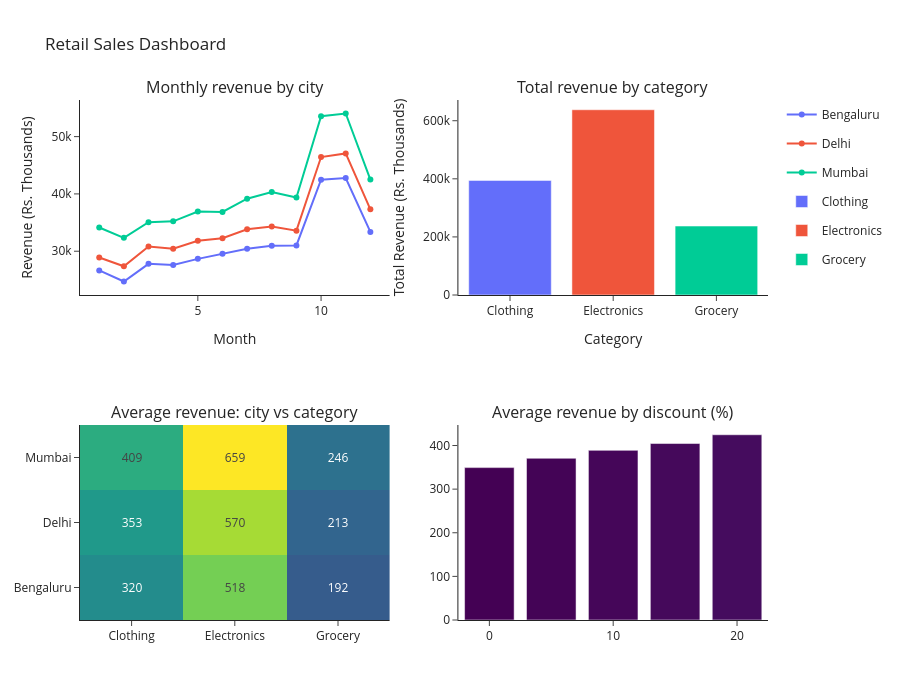

Notebook cell for this chart:
### Code cell
# task8
from plotly.subplots import make_subplots

dash = make_subplots(rows=2, cols=2, subplot_titles=(
    "Monthly revenue by city", "Total revenue by category",
    "Average revenue: city vs category", "Average revenue by discount (%)"))

for trace in fig_a.data: dash.add_trace(trace, row=1, col=1)
for trace in fig_b.data: dash.add_trace(trace, row=1, col=2)
for trace in fig_c.data: dash.add_trace(trace, row=2, col=1)
for trace in fig_d.data: dash.add_trace(trace, row=2, col=2)

dash.update_coloraxes(showscale=False)
dash.update_layout(height=700, title_text="Retail Sales Dashboard", template="simple_white")

# Axis titles with units
dash.update_xaxes(title_text="Month", row=1, col=1)
dash.update_yaxes(title_text="Revenue (Rs. Thousands)", row=1, col=1)
dash.update_xaxes(title_text="Category", row=1, col=2)
dash.update_yaxes(title_text="Total Revenue (Rs. Thousands)", row=1, col=2)

dash.write_html("sales_dashboard.html")
dash.show()

### Figure 1 — Plotly figure (JSON) as saved in the notebook; plotly's stock layout.template omitted (floating-point values rounded to 4 significant figures)
{"data": [{"hovertemplate": "City=Bengaluru<br>Month=%{x}<br>Revenue=%{y}<extra></extra>", "legendgroup": "Bengaluru", "line": {"color": "#636efa", "dash": "solid"}, "marker": {"symbol": "circle"}, "mode": "lines+markers", "name": "Bengaluru", "orientation": "v", "showlegend": true, "type": "scatter", "x": [1, 2, 3, 4, 5, 6, 7, 8, 9, 10, 11, 12], "xaxis": "x", "y": [26650.0, 24720.0, 27800.0, 27590.0, 28670.0, 29550.0, 30450.0, 30950.0, 31010.0, 42470.0, 42780.0, 33370.0], "yaxis": "y"}, {"hovertemplate": "City=Delhi<br>Month=%{x}<br>Revenue=%{y}<extra></extra>", "legendgroup": "Delhi", "line": {"color": "#EF553B", "dash": "solid"}, "marker": {"symbol": "circle"}, "mode": "lines+markers", "name": "Delhi", "orientation": "v", "showlegend": true, "type": "scatter", "x": [1, 2, 3, 4, 5, 6, 7, 8, 9, 10, 11, 12], "xaxis": "x", "y": [28900.0, 27380.0, 30830.0, 30420.0, 31810.0, 32280.0, 33830.0, 34330.0, 33600.0, 46440.0, 47070.0, 37310.0], "yaxis": "y"}, {"hovertemplate": "City=Mumbai<br>Month=%{x}<br>Revenue=%{y}<extra></extra>", "legendgroup": "Mumbai", "line": {"color": "#00cc96", "dash": "solid"}, "marker": {"symbol": "circle"}, "mode": "lines+markers", "name": "Mumbai", "orientation": "v", "showlegend": true, "type": "scatter", "x": [1, 2, 3, 4, 5, 6, 7, 8, 9, 10, 11, 12], "xaxis": "x", "y": [34140.0, 32340.0, 35050.0, 35220.0, 36930.0, 36850.0, 39160.0, 40330.0, 39380.0, 53570.0, 54030.0, 42510.0], "yaxis": "y"}, {"hovertemplate": "Category=%{x}<br>Revenue=%{y}<extra></extra>", "legendgroup": "Clothing", "marker": {"color": "#636efa", "pattern": {"shape": ""}}, "name": "Clothing", "orientation": "v", "showlegend": true, "textposition": "auto", "type": "bar", "x": ["Clothing"], "xaxis": "x2", "y": [394600.0], "yaxis": "y2"}, {"hovertemplate": "Category=%{x}<br>Revenue=%{y}<extra></extra>", "legendgroup": "Electronics", "marker": {"color": "#EF553B", "pattern": {"shape": ""}}, "name": "Electronics", "orientation": "v", "showlegend": true, "textposition": "auto", "type": "bar", "x": ["Electronics"], "xaxis": "x2", "y": [637800.0], "yaxis": "y2"}, {"hovertemplate": "Category=%{x}<br>Revenue=%{y}<extra></extra>", "legendgroup": "Grocery", "marker": {"color": "#00cc96", "pattern": {"shape": ""}}, "name": "Grocery", "orientation": "v", "showlegend": true, "textposition": "auto", "type": "bar", "x": ["Grocery"], "xaxis": "x2", "y": [237400.0], "yaxis": "y2"}, {"coloraxis": "coloraxis", "hovertemplate": "Category: %{x}<br>City: %{y}<br>color: %{z}<extra></extra>", "name": "0", "texttemplate": "%{z:.0f}", "type": "heatmap", "x": ["Clothing", "Electronics", "Grocery"], "xaxis": "x3", "y": ["Bengaluru", "Delhi", "Mumbai"], "yaxis": "y3", "z": [[320.2, 518.3, 192.1], [353.2, 570.0, 213.1], [408.5, 659.0, 246.2]]}, {"hovertemplate": "Discount=%{marker.color}<br>Revenue=%{y}<extra></extra>", "legendgroup": "", "marker": {"color": [0, 5, 10, 15, 20], "coloraxis": "coloraxis", "pattern": {"shape": ""}}, "name": "", "orientation": "v", "showlegend": false, "textposition": "auto", "type": "bar", "x": [0, 5, 10, 15, 20], "xaxis": "x4", "y": [349.3, 370.8, 388.9, 404.6, 424.7], "yaxis": "y4"}], "layout": {"annotations": [{"font": {"size": 16}, "showarrow": false, "text": "Monthly revenue by city", "x": 0.225, "xanchor": "center", "xref": "paper", "y": 1, "yanchor": "bottom", "yref": "paper"}, {"font": {"size": 16}, "showarrow": false, "text": "Total revenue by category", "x": 0.775, "xanchor": "center", "xref": "paper", "y": 1, "yanchor": "bottom", "yref": "paper"}, {"font": {"size": 16}, "showarrow": false, "text": "Average revenue: city vs category", "x": 0.225, "xanchor": "center", "xref": "paper", "y": 0.375, "yanchor": "bottom", "yref": "paper"}, {"font": {"size": 16}, "showarrow": false, "text": "Average revenue by discount (%)", "x": 0.775, "xanchor": "center", "xref": "paper", "y": 0.375, "yanchor": "bottom", "yref": "paper"}], "coloraxis": {"showscale": false}, "height": 700, "title": {"text": "Retail Sales Dashboard"}, "xaxis": {"anchor": "y", "domain": [0, 0.45], "title": {"text": "Month"}}, "xaxis2": {"anchor": "y2", "domain": [0.55, 1], "title": {"text": "Category"}}, "xaxis3": {"anchor": "y3", "domain": [0, 0.45]}, "xaxis4": {"anchor": "y4", "domain": [0.55, 1]}, "yaxis": {"anchor": "x", "domain": [0.625, 1], "title": {"text": "Revenue (Rs. Thousands)"}}, "yaxis2": {"anchor": "x2", "domain": [0.625, 1], "title": {"text": "Total Revenue (Rs. Thousands)"}}, "yaxis3": {"anchor": "x3", "domain": [0, 0.375]}, "yaxis4": {"anchor": "x4", "domain": [0, 0.375]}}}
